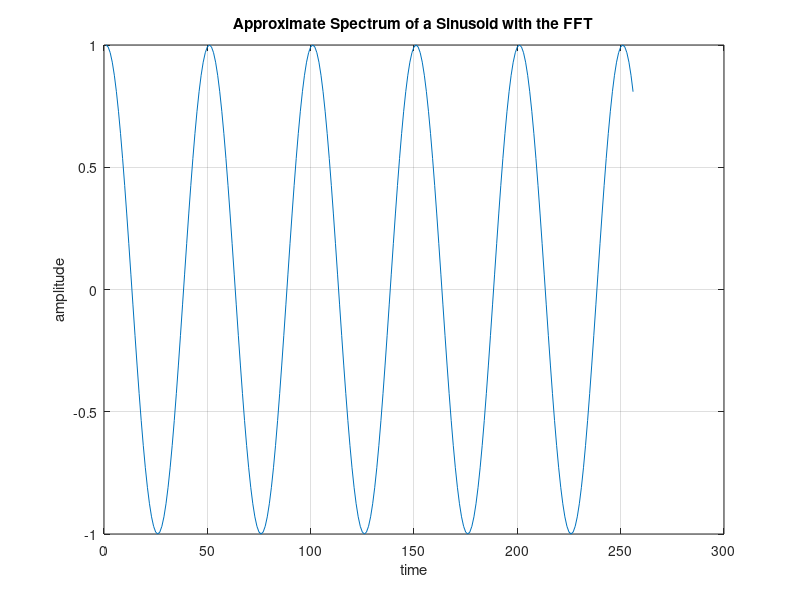
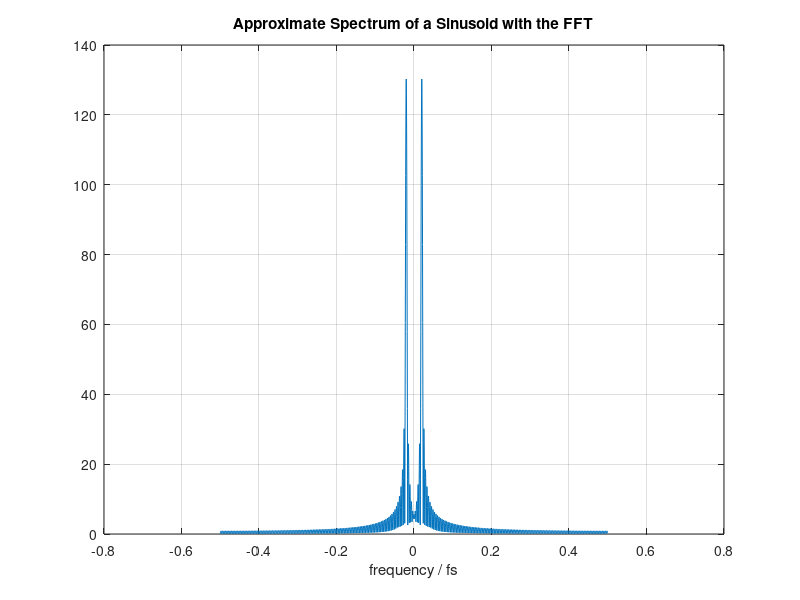

Here is the MATLAB script that generated these plots, in order:
clear all; close all; clc
%How to view the spectrum of a signal using FFT in Matlab
t = [0:255]; %time vector
y = cos(2*pi*t/50); %given signal
figure;
plot(y);
xlabel('time'); ylabel('amplitude');
grid;
title('Approximate Spectrum of a Sinusoid with the FFT');
N = 2048; %# of fft points (or frequency pints)
Yf = abs(fft(y,N)); %Computing the N-point fft
Yf = fftshift(Yf); %shift the zero-frequency component to center of spectrum
f = [-N/2:N/2-1]/N;%the x axis which is the normalized frequency

figure
plot(f, Yf),
xlabel('frequency / fs')
grid;
title('Approximate Spectrum of a Sinusoid with the FFT');